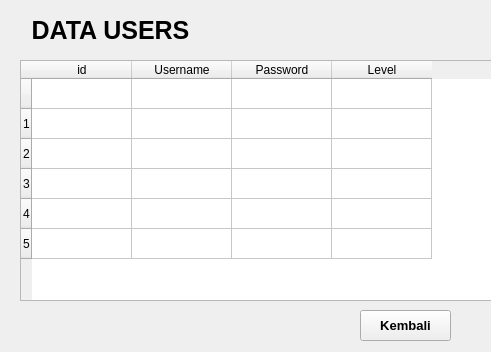
<?xml version="1.0" encoding="UTF-8"?>
<ui version="4.0">
 <class>Form</class>
 <widget class="QWidget" name="Form">
  <property name="geometry">
   <rect>
    <x>0</x>
    <y>0</y>
    <width>491</width>
    <height>352</height>
   </rect>
  </property>
  <property name="windowTitle">
   <string>Form</string>
  </property>
  <widget class="QTableWidget" name="tableWidget">
   <property name="geometry">
    <rect>
     <x>20</x>
     <y>60</y>
     <width>731</width>
     <height>241</height>
    </rect>
   </property>
   <row>
    <property name="text">
     <string/>
    </property>
   </row>
   <row>
    <property name="text">
     <string>1</string>
    </property>
   </row>
   <row>
    <property name="text">
     <string>2</string>
    </property>
   </row>
   <row>
    <property name="text">
     <string>3</string>
    </property>
   </row>
   <row>
    <property name="text">
     <string>4</string>
    </property>
   </row>
   <row>
    <property name="text">
     <string>5</string>
    </property>
   </row>
   <column>
    <property name="text">
     <string>id</string>
    </property>
   </column>
   <column>
    <property name="text">
     <string>Username</string>
    </property>
   </column>
   <column>
    <property name="text">
     <string>Password</string>
    </property>
   </column>
   <column>
    <property name="text">
     <string>Level</string>
    </property>
   </column>
  </widget>
  <widget class="QLabel" name="label">
   <property name="geometry">
    <rect>
     <x>-20</x>
     <y>10</y>
     <width>261</width>
     <height>41</height>
    </rect>
   </property>
   <property name="font">
    <font>
     <family>MS Sans Serif</family>
     <pointsize>19</pointsize>
     <weight>75</weight>
     <bold>true</bold>
    </font>
   </property>
   <property name="text">
    <string>DATA USERS</string>
   </property>
   <property name="alignment">
    <set>Qt::AlignCenter</set>
   </property>
  </widget>
  <widget class="QPushButton" name="pushButton">
   <property name="geometry">
    <rect>
     <x>360</x>
     <y>310</y>
     <width>91</width>
     <height>31</height>
    </rect>
   </property>
   <property name="font">
    <font>
     <family>Segoe UI</family>
     <pointsize>10</pointsize>
     <weight>75</weight>
     <bold>true</bold>
    </font>
   </property>
   <property name="text">
    <string>Kembali</string>
   </property>
  </widget>
 </widget>
 <resources/>
 <connections/>
</ui>
